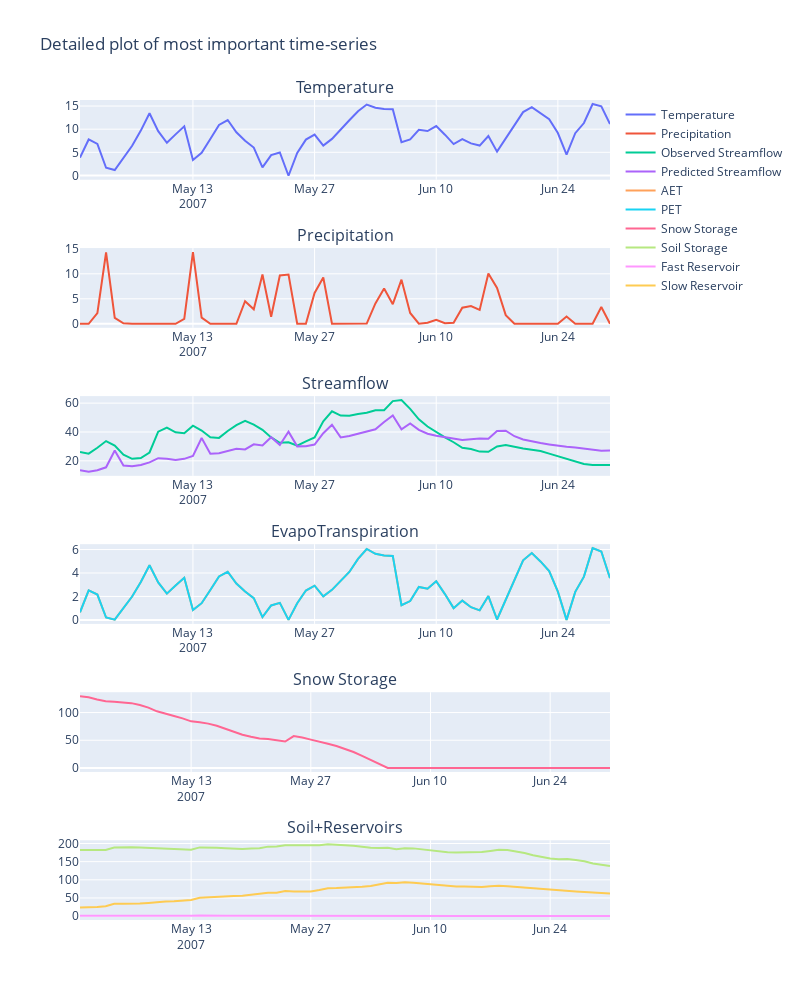

Notebook code for this chart:
### Code cell
# or more detailed plotting of precipitation and temperature as main input data
# predicted streamflow and measured one
# and state data...
result_df = results_array_changed_param[0][0]['result_time_series']
state_df = results_array_changed_param[0][0]['state_df']
parsed_input_data_df = hbvsaskModelObject.time_series_measured_data_df.loc[
    result_df.index.min():result_df.index.max()]

fig = make_subplots(
    rows=6, cols=1,
    subplot_titles=("Temperature", "Precipitation", "Streamflow", "EvapoTranspiration", "Snow Storage", "Soil+Reservoirs")
)

fig.add_trace(
    go.Scatter(
        x=parsed_input_data_df.index, y=parsed_input_data_df['temperature'],
        text=parsed_input_data_df['temperature'], 
        name="Temperature"
    ), 
    row=1, col=1
)

fig.add_trace(
    go.Scatter(
        x=parsed_input_data_df.index, y=parsed_input_data_df['precipitation'],
        text=parsed_input_data_df['precipitation'], 
        name="Precipitation"
    ), 
    row=2, col=1
)

fig.add_trace(
    go.Scatter(
        x=parsed_input_data_df.index, y=parsed_input_data_df['streamflow'],
        name="Observed Streamflow"
    ),
    row=3, col=1
)
fig.add_trace(
    go.Scatter(
        x=result_df.index, y=result_df['Q_cms'],
        text=result_df['Q_cms'], 
        name="Predicted Streamflow"
    ), 
    row=3, col=1
)

fig.add_trace(
    go.Scatter(
        x=result_df.index, y=result_df['AET'],
        text=result_df['AET'], 
        name="AET"
    ), 
    row=4, col=1
)
fig.add_trace(
    go.Scatter(
        x=result_df.index, y=result_df['PET'],
        text=result_df['PET'], 
        name="PET"
    ), 
    row=4, col=1
)

fig.add_trace(
    go.Scatter(
        x=state_df.index, y=state_df['initial_SWE'],
        text=state_df['initial_SWE'], 
        name="Snow Storage"
    ), 
    row=5, col=1
)
fig.add_trace(
    go.Scatter(
        x=state_df.index, y=state_df['initial_SMS'],
        text=state_df['initial_SMS'], 
        name="Soil Storage"
    ), 
    row=6, col=1
)
fig.add_trace(
    go.Scatter(
        x=state_df.index, y=state_df['S1'],
        text=state_df['S1'], 
        name="Fast Reservoir"
    ), 
    row=6, col=1
)
fig.add_trace(
    go.Scatter(
        x=state_df.index, y=state_df['S2'],
        text=state_df['S2'], 
        name="Slow Reservoir"
    ), 
    row=6, col=1
)
fig.update_layout(height=1000, width=800, title_text="Detailed plot of most important time-series")
fig.show()
